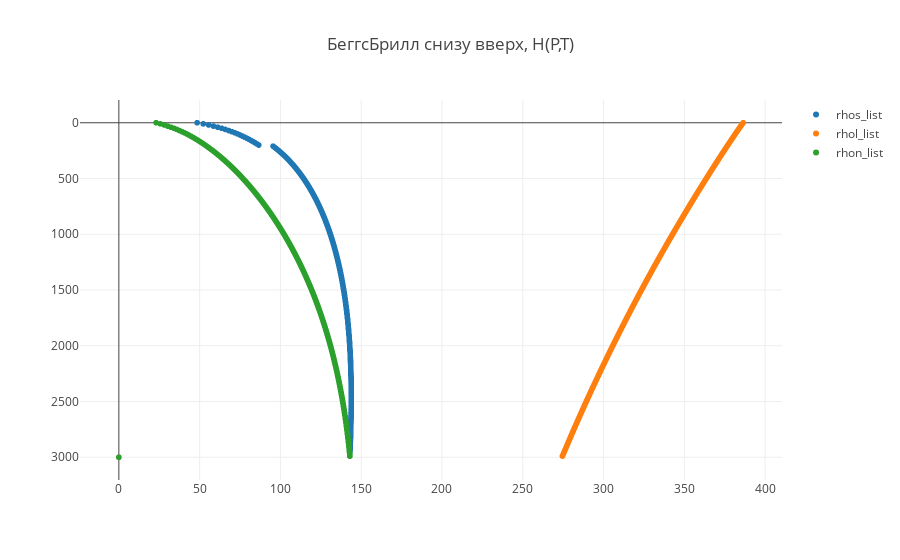

The cell this chart's notebook holds for it:
### Code cell
trace_rhos_list = go.Scattergl(
    x = rhos_list,
    y = h_list,
    name = 'rhos_list',
    mode = 'markers'
)

trace_rhol_list = go.Scattergl(
    x = rhol_list,
    y = h_list,
    name = 'rhol_list',
    mode = 'markers'
)
trace_rhon_list = go.Scattergl(
    x = rhon_list,
    y = h_list,
    name = 'rhon_list',
    mode = 'markers'
)




data = [trace_rhos_list, trace_rhol_list, trace_rhon_list]

layout = dict(title = 'БеггсБрилл снизу вверх, H(P,T)',  yaxis=dict(autorange='reversed'))

fig = dict(data=data, layout=layout)

iplot(fig, filename='basic-scatter')

### Figure 1 — Plotly figure (JSON) as saved in the notebook; plotly's stock layout.template omitted (floating-point values rounded to 4 significant figures; data arrays with more than 128 entries replaced by an {"elided": "..."} marker saying what was removed)
{"data": [{"mode": "markers", "name": "rhos_list", "type": "scattergl", "uid": "50a8501d-328e-4ca2-8fd8-bc77cf81f31d", "x": {"elided": "301 float values"}, "y": {"elided": "301 int values"}}, {"mode": "markers", "name": "rhol_list", "type": "scattergl", "uid": "ddb02d44-a25f-42f8-8aeb-d1c76d40f1c0", "x": {"elided": "301 float values"}, "y": {"elided": "301 int values"}}, {"mode": "markers", "name": "rhon_list", "type": "scattergl", "uid": "af722360-86a6-4670-ae0d-5ce3d3dbd1e1", "x": {"elided": "301 float values"}, "y": {"elided": "301 int values"}}], "layout": {"title": {"text": "БеггсБрилл снизу вверх, H(P,T)"}, "yaxis": {"autorange": "reversed"}}}
